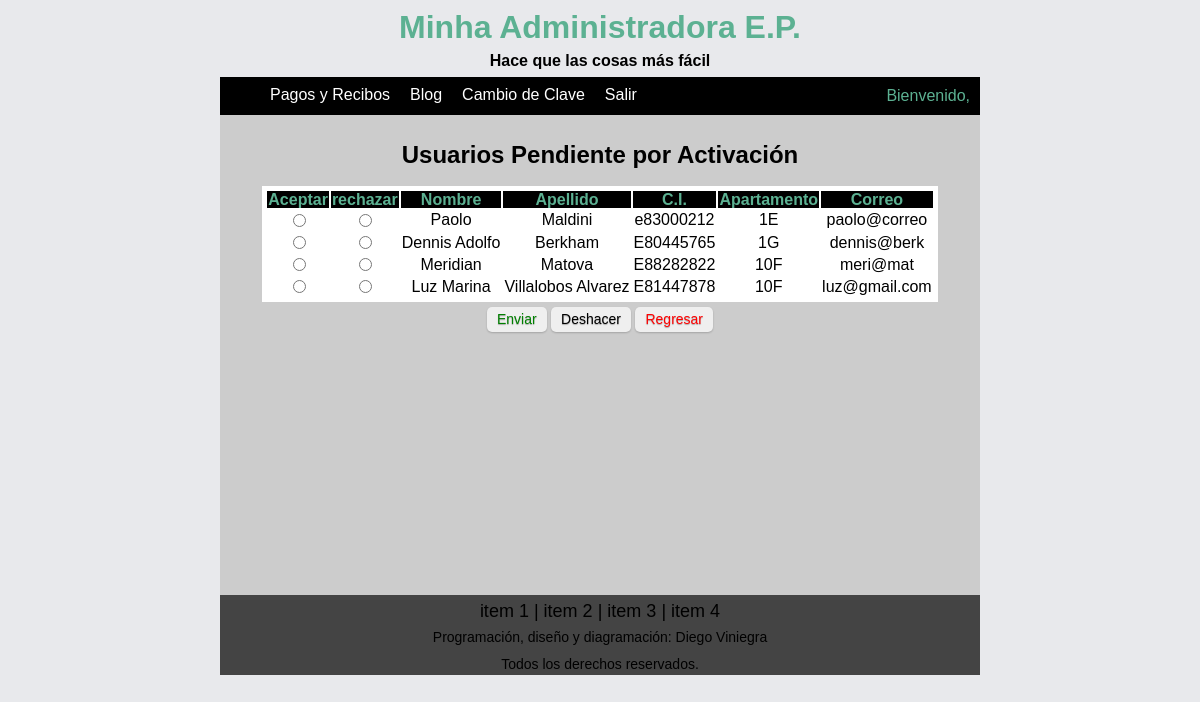
Screenshot of /admin/pending_users.php with the database file from the repository.
### tables this page shows
CREATE TABLE `userdata` (
  `udata_id` smallint(5) unsigned NOT NULL AUTO_INCREMENT,
  `udata_name` varchar(50) NOT NULL,
  `udata_surname` varchar(50) NOT NULL,
  `udata_ci` varchar(10) NOT NULL COMMENT 'cedula o rif',
  `udata_number_fk` tinyint(3) unsigned NOT NULL COMMENT 'numero de apartamento',
  `udata_user_fk` smallint(5) unsigned NOT NULL,
  PRIMARY KEY (`udata_id`),
  KEY `fk_user` (`udata_user_fk`),
  KEY `udata_number_fk` (`udata_number_fk`),
  CONSTRAINT `link_users` FOREIGN KEY (`udata_user_fk`) REFERENCES `users` (`user_id`),
  CONSTRAINT `userdata_ibfk_1` FOREIGN KEY (`udata_number_fk`) REFERENCES `A17` (`A17_id`)
);

### server.php (called while the page is built, shortened)
<?php
function q_exec($query){
    $res = mysql_query($query) or die("No puede procesar la consulta: " . mysql_error());
    return $res;
}
?>

### admin/pending_users.php (the view, shortened to what this page needs)
<?php
require '../header.php';
require '../menu.php';
?>
<h2 align="center">Usuarios Pendiente por Activación</h2>
<form class="" action="pending_users.php" method="post">
    <table class="dynTable" align="center">
    <?php
    require '../server.php';
    $q = "SELECT udata_name AS 'Nombre',
    		udata_surname AS 'Apellido',
            udata_ci AS 'C.I.',
            A17_number AS 'Apartamento',
    		user_user AS 'Correo'
        FROM users, userdata, A17 WHERE udata_user_fk = user_id AND udata_number_fk = A17_id AND user_active = 0";
    $r = q_exec($q);
    ?><tr class="dynTableHeader"> <td>Aceptar</td><td>rechazar</td> <?php
    for ($i = 0; $i < mysql_num_fields($r); $i++) {
        ?><td align="center"><?php echo mysql_field_name($r, $i) ?></td><?php
    }
    ?></tr><?php
    while ($row = mysql_fetch_assoc($r)) {
        ?><tr>
            <td align="center"><input type="radio" name="<?php echo $row['Correo']; ?>" value="1"></td>
            <td align="center"><input type="radio" name="<?php echo $row['Correo']; ?>" value="2"></td>
            <?php
        foreach ($row as $key => $value) {
            ?><td align="center"><?php echo $tr[$key] = $value; ?></td><?php
        }
        ?></tr><?php
    }
     ?>
    </table>
    <div class="button_box" align="center">
        <button type="submit" name="pending_user_button" value="none" class="button_hot principal">Enviar</button>
        <button type="reset" class="button_hot">Deshacer</button>
        <button type="button" class="button_hot secundary" onclick="history.go(-1)">Regresar</button>
    </div>
</form>
    <?php
require '../footer.php';
 ?>

### statics/style.css (style rules this page uses)
body { background: #e8e9ec; max-width: 760px; font-family: Arial, Helvetica, Verdana, sans-serif; margin: 0 auto; padding: 0; line-height: 95%; }
.button_box { padding: 5px; }
.button_hot { display: inline-block; outline: none; cursor: pointer; text-align: center; text-decoration: none; font: 14px Arial, Helvetica, sans-serif; padding:5px 10px 6px; text-shadow: 0 1px 1px rgba(0,0,0,.3); -webkit-border-radius: 5px; -moz-border-radius: 5px; border-radius: 5px; -webkit-box-shadow: 0 1px 2px rgba(0,0,0,.2); -moz-box-shadow: 0 1px 2px rgba(0,0,0,.2); box-shadow: 0 1px 2px rgba(0,0,0,.2); font-weight: normal; border:0; line-height:1; }
.principal { color: green; }
.secundary { color: red; }
h2 { padding: 10px; padding-bottom: 2px; line-height: 80%; }
.dynTable { background-color: #fff; padding: 3px; }
.dynTableHeader { color: #5cb192; background-color: #000; font-weight: bold; }
.dynTable td { padding: 1px; }

### rows the page displays
userdata: value "Paolo", value "Maldini", value "e83000212", value "1E", value "paolo@correo"
userdata: value "Dennis Adolfo", value "Berkham", value "E80445765", value "1G", value "dennis@berk"
userdata: value "Meridian", value "Matova", value "E88282822", value "10F", value "meri@mat"
userdata: value "Luz Marina", value "Villalobos Alvarez", value "E81447878", value "10F", value "luz@gmail.com"

### other values shown
mysql_field_name($r, $i) "Nombre"
mysql_field_name($r, $i) "Apellido"
mysql_field_name($r, $i) "C.I."
mysql_field_name($r, $i) "Apartamento"
mysql_field_name($r, $i) "Correo"
